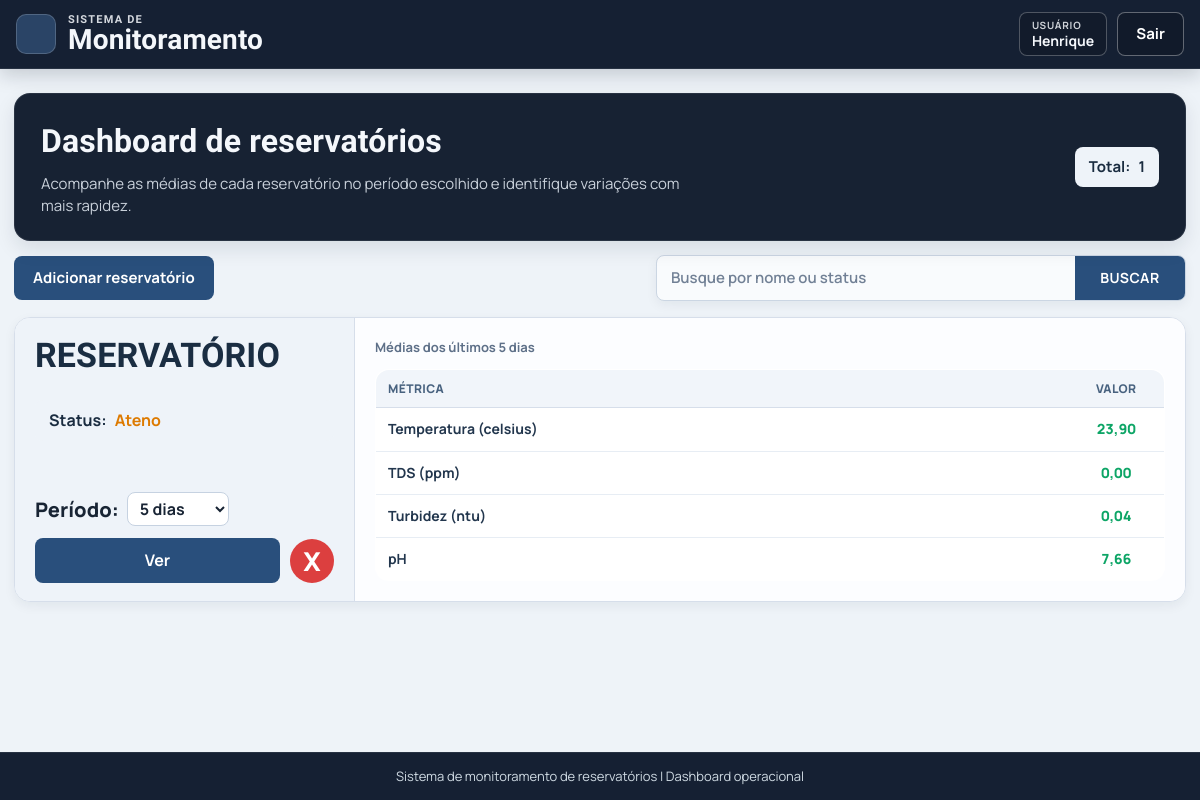
The app's page / (signed in) with its own data.
### app/models.py (models this page shows, shortened)
class Reservatorio(models.Model):
    STATUS_BOM = "bom"
    STATUS_ATENCAO = "atencao"
    STATUS_PERIGO = "perigo"
    FAIXA_PADRAO_PPM_TDS_MIN = 0.0
    FAIXA_PADRAO_PPM_TDS_MAX = 500.0
    FAIXA_PADRAO_NTU_TURBIDEZ_MIN = 0.0
    FAIXA_PADRAO_NTU_TURBIDEZ_MAX = 5.0
    FAIXA_PADRAO_CELSIUS_TEMPERATURA_MIN = 5.0
    FAIXA_PADRAO_CELSIUS_TEMPERATURA_MAX = 30.0
    FAIXA_PADRAO_PH_MIN = 6.0
    FAIXA_PADRAO_PH_MAX = 9.5
    META_PADRAO_PPM_TDS = 600.0
    META_PADRAO_NTU_TURBIDEZ = 1.5
    META_PADRAO_CELSIUS_TEMPERATURA = 25.0
    META_PADRAO_PH = 7.0
    ESP32_INTERVALO_ENVIO_NORMAL_PADRAO_S = 60
    ESP32_INTERVALO_ENVIO_CALIBRACAO_PADRAO_S = 5
    STATUS_CHOICES = (
        (STATUS_BOM, "Bom"),
        (STATUS_ATENCAO, "Ateno"),
        (STATUS_PERIGO, "Perigo"),
    )
    usuario = models.ForeignKey(
        settings.AUTH_USER_MODEL,
        on_delete=models.CASCADE,
        related_name="reservatorios",
    )
    nome = models.CharField(max_length=120, unique=True)
    status = models.CharField(max_length=20, choices=STATUS_CHOICES, default=STATUS_BOM)
    faixa_ppm_tds_min = models.FloatField(default=FAIXA_PADRAO_PPM_TDS_MIN)
    faixa_ppm_tds_max = models.FloatField(default=FAIXA_PADRAO_PPM_TDS_MAX)
    faixa_ntu_turbidez_min = models.FloatField(default=FAIXA_PADRAO_NTU_TURBIDEZ_MIN)
    faixa_ntu_turbidez_max = models.FloatField(default=FAIXA_PADRAO_NTU_TURBIDEZ_MAX)
    faixa_celsius_temperatura_min = models.FloatField(default=FAIXA_PADRAO_CELSIUS_TEMPERATURA_MIN)
    faixa_celsius_temperatura_max = models.FloatField(default=FAIXA_PADRAO_CELSIUS_TEMPERATURA_MAX)
    faixa_ph_min = models.FloatField(default=FAIXA_PADRAO_PH_MIN)
    faixa_ph_max = models.FloatField(default=FAIXA_PADRAO_PH_MAX)
    meta_ppm_tds = models.FloatField(default=META_PADRAO_PPM_TDS)
    meta_ntu_turbidez = models.FloatField(default=META_PADRAO_NTU_TURBIDEZ)
    meta_celsius_temperatura = models.FloatField(default=META_PADRAO_CELSIUS_TEMPERATURA)
    meta_ph = models.FloatField(default=META_PADRAO_PH)
    esp32_intervalo_envio_normal_s = models.PositiveIntegerField(
        default=ESP32_INTERVALO_ENVIO_NORMAL_PADRAO_S,
    )
    esp32_intervalo_envio_calibracao_s = models.PositiveIntegerField(
        default=ESP32_INTERVALO_ENVIO_CALIBRACAO_PADRAO_S,
    )
    alerta_sonoro_silenciado = models.BooleanField(default=False)
    alerta_sonoro_silenciado_permanente = models.BooleanField(default=False)
    alerta_sonoro_teste_ate = models.DateTimeField(null=True, blank=True)
    created_at = models.DateTimeField(auto_now_add=True)
    updated_at = models.DateTimeField(auto_now=True)
    class Meta:
        ordering = ["nome"]
    @classmethod
    def listar(cls, busca="", usuario=None):
        queryset = cls.objects.all()
        if usuario is not None:
            queryset = queryset.filter(usuario=usuario)
        termo = (busca or "").strip()
        if not termo:
            return queryset
        return queryset.filter(Q(nome__icontains=termo) | Q(status__icontains=termo))

### app/views.py (the view)
# urls.py: path('', views.index, name="index"),
@login_required(login_url="entrar")
@require_http_methods(["GET"])
def index(request):
    busca = request.GET.get("busca", "").strip()
    periodo_valor = _normalizar_periodo_valor(request.GET.get("dias"))
    periodo_delta = _delta_por_periodo(periodo_valor)
    reservatorios = list(Reservatorio.listar(busca=busca, usuario=request.user))
    dashboard_cards = _montar_dashboard_cards(reservatorios, periodo_delta)
    return render(
        request,
        "index.html",
        {
            "reservatorios": reservatorios,
            "dashboard_cards": dashboard_cards,
            "busca": busca,
            "periodo_selecionado": periodo_valor,
            "periodo_rotulo": _rotulo_periodo(periodo_valor),
            "periodos_disponiveis": PERIODOS_DISPONIVEIS,
        },
    )

### app/services/regras.py (called while the page is built)
def classificar_status_por_faixa(valor, *, minimo, maximo, margem_atencao, margem_perigo):
    if valor < (minimo - margem_perigo) or valor > (maximo + margem_perigo):
        return "perigo"
    if valor < (minimo - margem_atencao) or valor > (maximo + margem_atencao):
        return "atencao"
    return "bom"

### app/views.py (called while the page is built)
def _normalizar_periodo_valor(valor):
    valor_normalizado = (valor or "").strip().lower()
    valores_validos = {item[0] for item in PERIODOS_DISPONIVEIS}
    if valor_normalizado in valores_validos:
        return valor_normalizado
    try:
        dias_legado = int(valor_normalizado)
    except (TypeError, ValueError):
        return PERIODO_PADRAO_VALOR
    valor_legado = f"{dias_legado}d"
    if valor_legado in valores_validos:
        return valor_legado
    return PERIODO_PADRAO_VALOR

def _delta_por_periodo(periodo_valor):
    unidade = periodo_valor[-1]
    quantidade = int(periodo_valor[:-1])
    if unidade == "m":
        return timedelta(minutes=quantidade)
    if unidade == "h":
        return timedelta(hours=quantidade)
    return timedelta(days=quantidade)

def _rotulo_periodo(periodo_valor):
    for valor, rotulo in PERIODOS_DISPONIVEIS:
        if valor == periodo_valor:
            return rotulo
    return "5 dias"

def _medias_vazias():
    return {
        "temperatura": None,
        "tds": None,
        "turbidez": None,
        "ph": None,
    }

def _montar_dashboard_cards(reservatorios, periodo_delta):
    if not reservatorios:
        return []
    medias_por_chave = _mapear_medias_por_reservatorio(
        reservatorio_ids=[item.id for item in reservatorios],
        inicio_periodo=timezone.now() - periodo_delta,
    )
    return [
        _montar_dashboard_card_reservatorio(
            reservatorio,
            medias_por_chave=medias_por_chave,
        )
        for reservatorio in reservatorios
    ]

def _montar_dashboard_card_reservatorio(reservatorio, *, medias_por_chave):
    medias_ponto = medias_por_chave.get(reservatorio.id, _medias_vazias())
    return {
        "reservatorio": reservatorio,
        "ponto_unico": medias_ponto,
        "status_ponto_unico": _status_metricas_por_faixa(
            medias_ponto,
            reservatorio=reservatorio,
        ),
    }

### app/templates/index.html (shortened to what this page needs)
{% extends "blocos/base.html" %}
{% block content %}
<section class="detail-hero index-hero">
    <div>
        <h2>Dashboard de reservatórios</h2>
        <p class="index-hero-subtitle">
            Acompanhe as médias de cada reservatório no período escolhido e identifique variações com mais rapidez.
        </p>
    </div>
    <p class="detail-status index-total-pill">
        <span>Total:</span>
        <strong>{{ reservatorios|length }}</strong>
    </p>
</section>
<section class="toolbar">
    <form method="post" action="{% url 'reservatorio_adicionar' %}">
        <button class="btn-main" type="submit">Adicionar reservatório</button>
    </form>
    <form class="search" method="get" action="{% url 'index' %}">
        <input
            type="text"
            name="busca"
            value="{{ busca }}"
            placeholder="Busque por nome ou status"
            aria-label="Buscar por nome ou status"
        >
        <button type="submit" aria-label="Buscar">Buscar</button>
    </form>
</section>
<section class="dashboard-grid">
    {% for card in dashboard_cards %}
    {% include "blocos/_dashboard_card.html" with card=card periodo_label=periodo_rotulo card_mode="index" %}
    {% empty %}
    <article class="empty-state">
        <p>Nenhum reservatório encontrado.</p>
    </article>
    {% endfor %}
</section>
{% endblock %}

### app/templates/blocos/nav_bar.html (shortened to what this page needs)
<header class="top-nav">
    <div class="top-nav-inner">
        <div class="top-nav-left">
            <a class="brand-link" href="{% if request.user.is_authenticated %}{% url 'index' %}{% else %}{% url 'entrar' %}{% endif %}">
                <span class="brand-mark" aria-hidden="true"></span>
                <h1 class="brand">
                    <span class="brand-kicker">SISTEMA DE</span>
                    <span class="brand-title">Monitoramento</span>
                </h1>
            </a>
        </div>
        <div class="top-nav-right">
            {% if request.user.is_authenticated %}
                <span class="user-chip">
                    <span class="user-chip-label">Usuário</span>
                    <strong>{{ request.user.username }}</strong>
                </span>
                <form method="post" action="{% url 'sair' %}">
                    <button class="btn-sair" type="submit">Sair</button>
                </form>
            {% else %}
                <a class="btn-sair" href="{% url 'entrar' %}">Entrar</a>
            {% endif %}
        </div>
    </div>
</header>

### app/templates/blocos/_dashboard_card.html (shortened to what this page needs)
<article class="dashboard-card">
    <section class="dashboard-card-left">
        <h2>{{ card.reservatorio.nome|upper }}</h2>
        <p class="status-pill">
            <span>Status:</span>
            <strong class="status-text status-{{ card.reservatorio.status }}">{{ card.reservatorio.get_status_display }}</strong>
        </p>
        {% if card_mode == "index" %}
        <form class="dashboard-period-form" method="get" action="{% url 'index' %}">
            <label for="periodo-{{ card.reservatorio.id }}">Período:</label>
            <select id="periodo-{{ card.reservatorio.id }}" name="dias" onchange="this.form.submit()">
                {% for periodo_valor_item, periodo_label_item in periodos_disponiveis %}
                <option value="{{ periodo_valor_item }}" {% if periodo_valor_item == periodo_selecionado %}selected{% endif %}>
                    {{ periodo_label_item }}
                </option>
                {% endfor %}
            </select>
        </form>
        {% else %}
        <p class="dashboard-period-static">
            <span>Período:</span>
            <strong>{{ periodo_label }}</strong>
        </p>
        {% endif %}
        {% if card_mode == "index" %}
        <div class="dashboard-actions">
            <a class="btn-ver" href="{% url 'reservatorio_detalhe' card.reservatorio.id %}">Ver</a>
            <form
                method="post"
                action="{% url 'reservatorio_excluir' card.reservatorio.id %}"
                data-confirm-delete-reservatorio
                data-reservatorio-nome="{{ card.reservatorio.nome }}"
            >
                <button class="btn-delete" type="submit" aria-label="Excluir reservatório">X</button>
            </form>
        </div>
        {% endif %}
    </section>
    <section class="dashboard-card-right">
        <p class="dashboard-period-caption">Médias dos últimos {{ periodo_label }}</p>
        <table class="dashboard-metrics-table">
            <thead>
                <tr>
                    <th scope="col">Métrica</th>
                    <th scope="col">VALOR</th>
                </tr>
            </thead>
            <tbody>
                <tr>
                    <th scope="row">Temperatura (celsius)</th>
                    <td class="dashboard-value status-{{ card.status_ponto_unico.temperatura }}">
                        {% if card.ponto_unico.temperatura is not None %}{{ card.ponto_unico.temperatura|floatformat:2 }}{% else %}--{% endif %}
                    </td>
                </tr>
                <tr>
                    <th scope="row">TDS (ppm)</th>
                    <td class="dashboard-value status-{{ card.status_ponto_unico.tds }}">
                        {% if card.ponto_unico.tds is not None %}{{ card.ponto_unico.tds|floatformat:2 }}{% else %}--{% endif %}
                    </td>
                </tr>
                <tr>
                    <th scope="row">Turbidez (ntu)</th>
                    <td class="dashboard-value status-{{ card.status_ponto_unico.turbidez }}">
                        {% if card.ponto_unico.turbidez is not None %}{{ card.ponto_unico.turbidez|floatformat:2 }}{% else %}--{% endif %}
                    </td>
                </tr>
                <tr>
                    <th scope="row">pH</th>
                    <td class="dashboard-value status-{{ card.status_ponto_unico.ph }}">
                        {% if card.ponto_unico.ph is not None %}{{ card.ponto_unico.ph|floatformat:2 }}{% else %}--{% endif %}
                    </td>
                </tr>
            </tbody>
        </table>
    </section>
</article>

### static/css/tokens.css (style rules this page uses)
:root { --font-sans: "Manrope", "Plus Jakarta Sans", "Segoe UI", sans-serif; --font-display: "Sora", "Manrope", "Segoe UI", sans-serif; --color-canvas: #eef3f8; --color-canvas-strong: #e5ebf3; --color-surface: #ffffff; --color-surface-muted: #f4f7fb; --color-surface-dark: #172233; --color-text: #182434; --color-text-muted: #5d6b7d; --color-text-inverse: #f4f7fb; --color-border: #d6deea; --color-border-strong: #bcc8d8; --color-accent: #3d6ea8; --color-accent-dark: #294f7c; --color-accent-soft: #e8eff8; --color-danger: #dc3f3f; --color-status-bom: #0da566; --color-status-atencao: #dd7a00; --color-status-perigo: #cf3434; --radius-xs: 6px; --radius-sm: 8px; --radius-md: 12px; --radius-lg: 16px; --radius-pill: 999px; --shadow-sm: 0 4px 12px rgba(17, 34, 58, 0.06); --shadow-md: 0 8px 20px rgba(14, 31, 53, 0.1); --shadow-dark: 0 10px 24px rgba(5, 14, 21, 0.22); --ease-standard: 180ms ease; }

### static/css/foundation.css (style rules this page uses)
* { box-sizing: border-box; }
html, body { min-height: 100%; }
body { margin: 0; font-family: var(--font-sans); color: var(--color-text); background: var(--color-canvas); line-height: 1.45; }
a { color: inherit; }
h1, h2, h3, h4, h5, h6 { margin: 0; font-family: var(--font-display); letter-spacing: 0.15px; }
p { margin: 0; }
button, input, select, textarea { font: inherit; }

### static/css/layout.css (style rules this page uses)
.top-nav { position: sticky; top: 0; z-index: 100; color: var(--color-text-inverse); padding: 12px 16px; border-bottom: 1px solid rgba(255, 255, 255, 0.08); background: #152033; box-shadow: 0 6px 18px rgba(9, 21, 39, 0.18); }
.top-nav-inner { width: 100%; max-width: 1880px; margin: 0 auto; display: flex; align-items: center; justify-content: space-between; gap: 14px; flex-wrap: wrap; min-width: 0; box-sizing: border-box; }
.top-nav-left { display: flex; align-items: center; gap: 14px; min-width: 0; }
.brand-link { text-decoration: none; display: inline-flex; align-items: center; gap: 12px; }
.brand-mark { width: 40px; height: 40px; border-radius: 10px; background: #2a4466; border: 1px solid rgba(255, 255, 255, 0.18); }
.brand { line-height: 1.05; }
.brand-kicker { display: block; font-size: 11px; letter-spacing: 1.2px; opacity: 0.86; }
.brand-title { display: block; font-size: 28px; font-weight: 800; }
.top-nav-right { display: flex; align-items: center; gap: 10px; margin-left: auto; min-width: 0; flex-wrap: wrap; justify-content: flex-end; }
.top-nav-right form { margin: 0; max-width: 100%; }
.top-nav-right .btn-sair, .top-nav-right .user-chip { max-width: 100%; }

### records on screen
Reservatorio: reservatorio.nome "RESERVATÓRIO", reservatorio.status "Ateno", dias "5 dias", periodo_label "5 dias", ponto_unico.temperatura "23,90", ponto_unico.tds "0,00", ponto_unico.turbidez "0,04", ponto_unico.ph "7,66"

### other values on screen
{{ request.user.username }} "Henrique"
{{ reservatorios|length }} "1"
